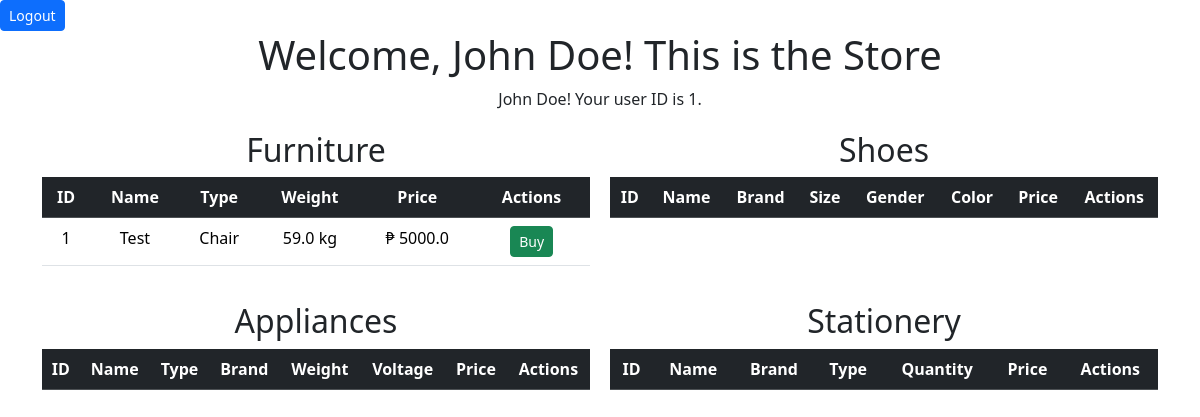
Page /store (signed in) on the earlier database version.
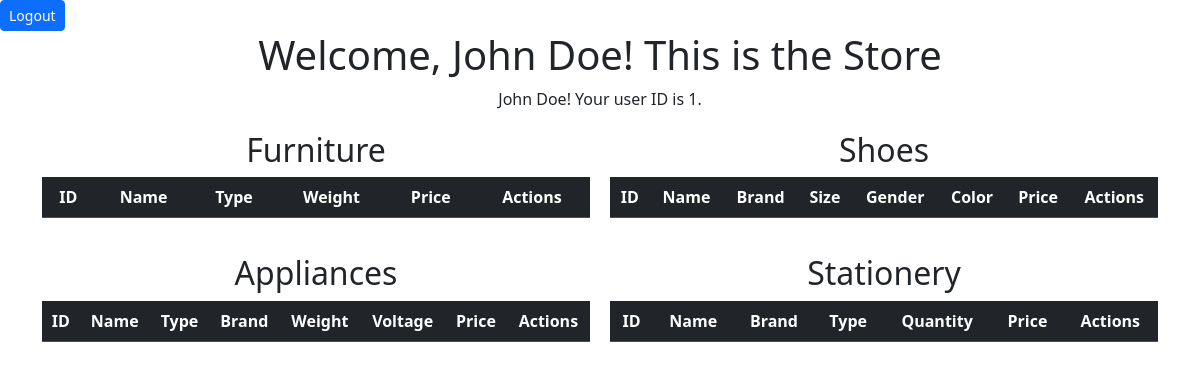
Same page on the later database version.
### app.py (models this page shows, shortened)
class Furniture(db.Model):
    furniture_id = db.Column(db.Integer, primary_key=True)
    furniture_name = db.Column(db.String(200), nullable=False)
    furniture_type = db.Column(db.String(100))
    furniture_weight = db.Column(db.Float)
    furniture_price = db.Column(db.Float)

### app.py (the view)
@app.route('/store')
def store():
    if not session.get('logged_in'):
        return redirect(url_for('login'))
    username = session.get('username', 'Guest')
    user_id = session.get('user_id')
    furniture_items = Furniture.query.all()
    shoes_items = Shoes.query.all()
    appliances_items = Appliances.query.all()
    stationery_items = Stationery.query.all()
    return render_template('store.html', username=username, user_id=user_id, furniture_items=furniture_items, shoes_items=shoes_items, appliances_items=appliances_items, stationery_items=stationery_items)

### templates/store.html (shortened to what this page needs)
{% extends 'base.html'%}
{% block body %}
<a class="btn btn-primary btn-sm" href="/logout">Logout</a>
<div class="container text-center">
    <h1>Welcome, {{ username }}! This is the Store</h1>
    <p>{{ username }}! Your user ID is {{ user_id }}.</p>
    <div class="grid-container">
        <div class="grid-item">
            <h2>Furniture</h2>
            <table class="table">
                <tr>
                    <th class="table-dark">ID</th>
                    <th class="table-dark">Name</th>
                    <th class="table-dark">Type</th>
                    <th class="table-dark">Weight</th>
                    <th class="table-dark">Price</th>
                    <th class="table-dark">Actions</th>
                </tr>
                {% for item in furniture_items %}
                    <tr>
                        <td>{{ item.furniture_id }}</td>
                        <td>{{ item.furniture_name }}</td>
                        <td>{{ item.furniture_type }}</td>
                        <td>{{ item.furniture_weight }} kg</td>
                        <td>₱ {{ item.furniture_price }}</td>
                        <td>
                            <div class="container">
                                <a href="/buy/furniture/{{ item.furniture_id }}" class="btn btn-success btn-sm">Buy</a>
                            </div>
                        </td>
                    </tr>
                {% endfor %}
            </table>
        </div>
        <div class="grid-item">
            <h2>Shoes</h2>
            <table class="table">
                <tr>
                    <th class="table-dark">ID</th>
                    <th class="table-dark">Name</th>
                    <th class="table-dark">Brand</th>
                    <th class="table-dark">Size</th>
                    <th class="table-dark">Gender</th>
                    <th class="table-dark">Color</th>
                    <th class="table-dark">Price</th>
                    <th class="table-dark">Actions</th>
                </tr>
            </table>
        </div>
        <div class="grid-item">
            <h2>Appliances</h2>
            <table class="table">
                <tr>
                    <th class="table-dark">ID</th>
                    <th class="table-dark">Name</th>
                    <th class="table-dark">Type</th>
                    <th class="table-dark">Brand</th>
                    <th class="table-dark">Weight</th>
                    <th class="table-dark">Voltage</th>
                    <th class="table-dark">Price</th>
                    <th class="table-dark">Actions</th>
                </tr>
            </table>
        </div>
        <div class="grid-item">
            <h2>Stationery</h2>
            <table class="table">
                <tr>
                    <th class="table-dark">ID</th>
                    <th class="table-dark">Name</th>
                    <th class="table-dark">Brand</th>
                    <th class="table-dark">Type</th>
                    <th class="table-dark">Quantity</th>
                    <th class="table-dark">Price</th>
                    <th class="table-dark">Actions</th>
                </tr>
            </table>
        </div>
    </div>
</div>
{% endblock %}

Differences in the rows shown:
removed Furniture: furniture_id "1", furniture_name "Test", furniture_type "Chair", furniture_weight "59.0", furniture_price "5000.0"
